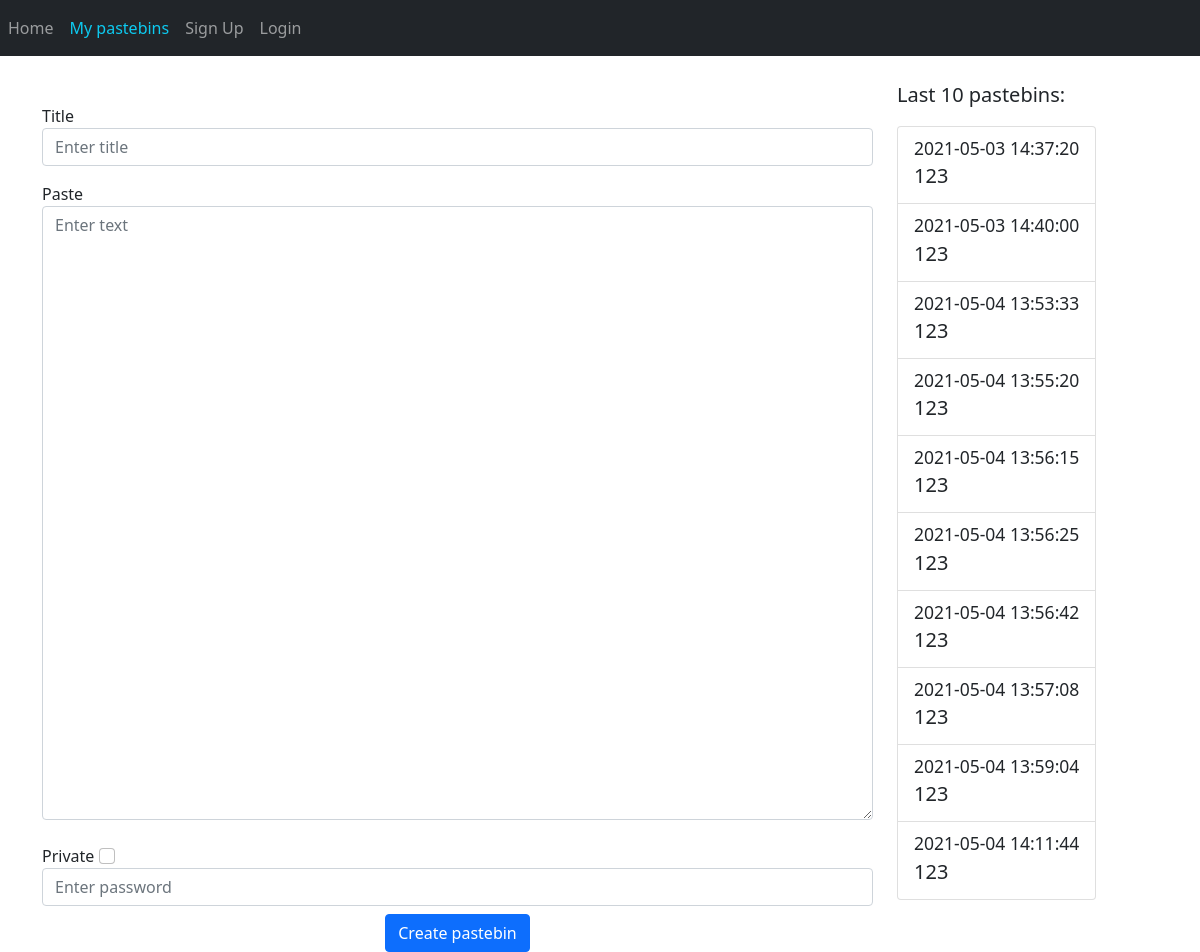
Before: / with the older database file.
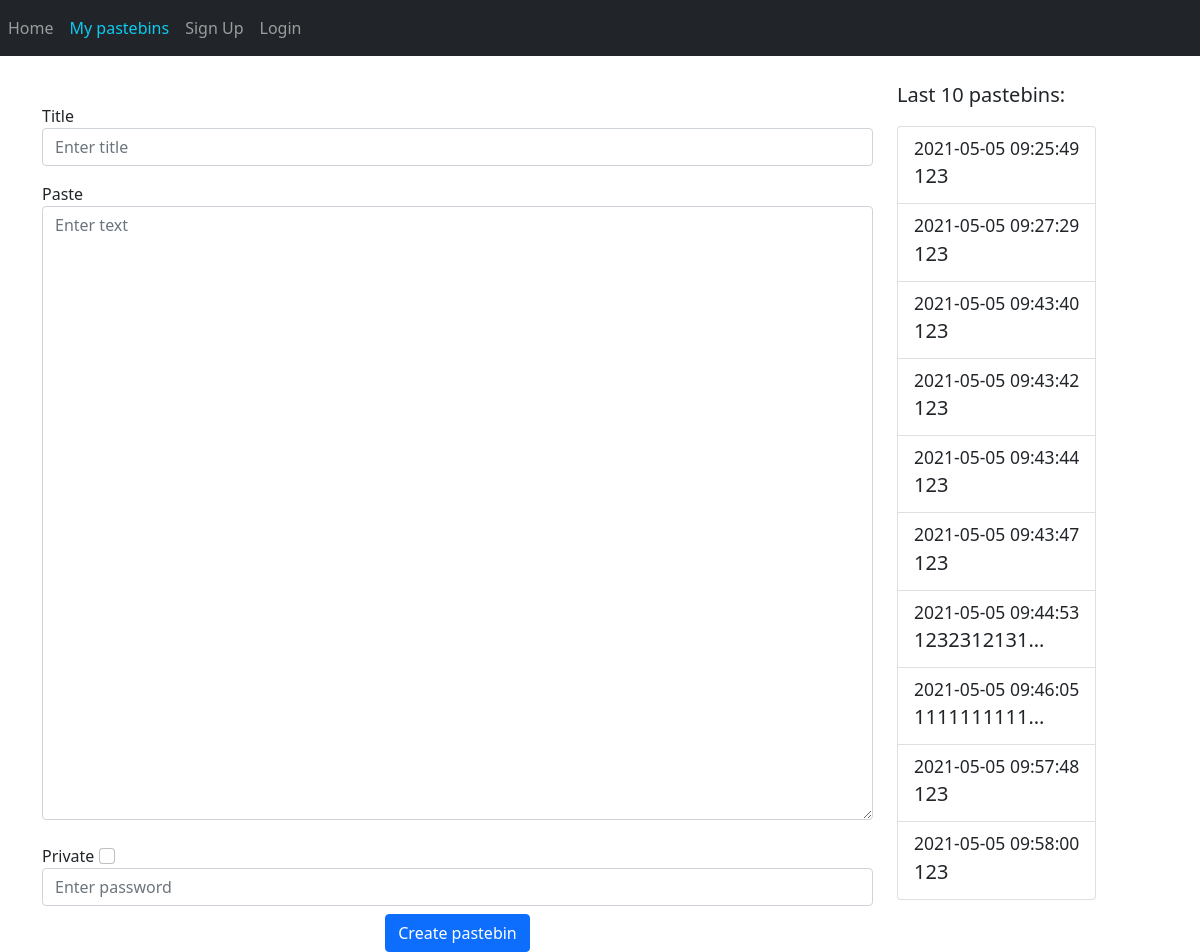
After: the same page with the newer database file.
### web/models.py (models this page shows)
class Pastebin(db.Model):
    id = db.Column(db.Integer, primary_key=True)
    title = db.Column(db.String(150))
    content = db.Column(db.String(6000000))
    link = db.Column(db.String(150), unique=True)
    date = db.Column(db.DateTime(timezone=True), default=func.now())
    password = db.Column(db.String(150))
    user_id = db.Column(db.Integer, db.ForeignKey("user.id"))

### web/blueprints/views.py (the view, shortened to what this page needs)
@views.route("/", methods=["GET", "POST"])
def home():
   return render_template("home.html", user=current_user, public_pastebins=get_public_pastebins())

### web/blueprints/views.py (called while the page is built)
def get_public_pastebins():
   pastebins = Pastebin.query.filter_by(password=None).all()[-10:]
   return pastebins

### web/templates/home.html (shortened to what this page needs)
{% extends "base.html" %}
{% block content%}
<div class="row">
  <div class="col-9">
    <form method="POST">
      <div class="form-group mt-5">
        <label for="title">Title</label>
        <input type="text" class="form-control" id="title" name="title" placeholder="Enter title" />
      </div>
      <label for="pastebin" class="mt-3">Paste</label>
      <textarea rows=25 style="height:100%" name="pastebin" id="pastebin" class="form-control" placeholder="Enter text"></textarea>
      <br />
      <label for="private">Private</label>
      <input class="form-check-input" type="checkbox" id="private" name="private" value="True">
      <input type="password" class="form-control" id="password" name="password" placeholder="Enter password" />
      <div align="center">
        <button type="submit" class="btn btn-primary mt-2">Create pastebin</button>
      </div>
    </form>
  </div>
  <div class="col mt-4">
    <label for="list-group" class="lead">Last 10 pastebins:</p>
    <div class="list-group">
   {% for pastebin in public_pastebins %}
   <a href="{{pastebin.link}}" class="list-group-item list-group-item-action">
    <div class="d-flex w-100 justify-content-between">
      <small>{{ pastebin.date.replace(microsecond=0) }}</small>
    </div>
    <p class="mb-1"><b>{{ pastebin.title if pastebin.title|length < 10 else pastebin.title[:10] + "..."}}</b></p>
  </a>
   {% endfor %}
    </div>
</div>
</div>
{% endblock %}

Changed rows visible on the page:
removed Pastebin: date.replace "2021-05-04 13:53:33", title "123"
removed Pastebin: date.replace "2021-05-04 13:55:20", title "123"
removed Pastebin: date.replace "2021-05-04 13:56:15", title "123"
removed Pastebin: date.replace "2021-05-04 13:56:25", title "123"
removed Pastebin: date.replace "2021-05-04 13:56:42", title "123"
removed Pastebin: date.replace "2021-05-04 13:57:08", title "123"
removed Pastebin: date.replace "2021-05-04 13:59:04", title "123"
removed Pastebin: date.replace "2021-05-04 14:11:44", title "123"
now on this page (row edited): Pastebin: date.replace "2021-05-05 09:25:49", title "123"
now on this page (row edited): Pastebin: date.replace "2021-05-05 09:27:29", title "123"
now on this page (row edited): Pastebin: date.replace "2021-05-05 09:43:40", title "123"
now on this page (row edited): Pastebin: date.replace "2021-05-05 09:43:42", title "123"
now on this page (row edited): Pastebin: date.replace "2021-05-05 09:43:44", title "123"
changed Pastebin (number 6 of 10 on the later page): date.replace "2021-05-03 14:37:20" → "2021-05-05 09:43:47"
now on this page (row edited): Pastebin: date.replace "2021-05-05 09:44:53", title "1232312131..."
changed Pastebin (number 8 of 10 on the later page): date.replace "2021-05-03 14:40:00" → "2021-05-05 09:46:05"; title "123" → "1111111111..."
now on this page (row edited): Pastebin: date.replace "2021-05-05 09:57:48", title "123"
now on this page (row edited): Pastebin: date.replace "2021-05-05 09:58:00", title "123"
